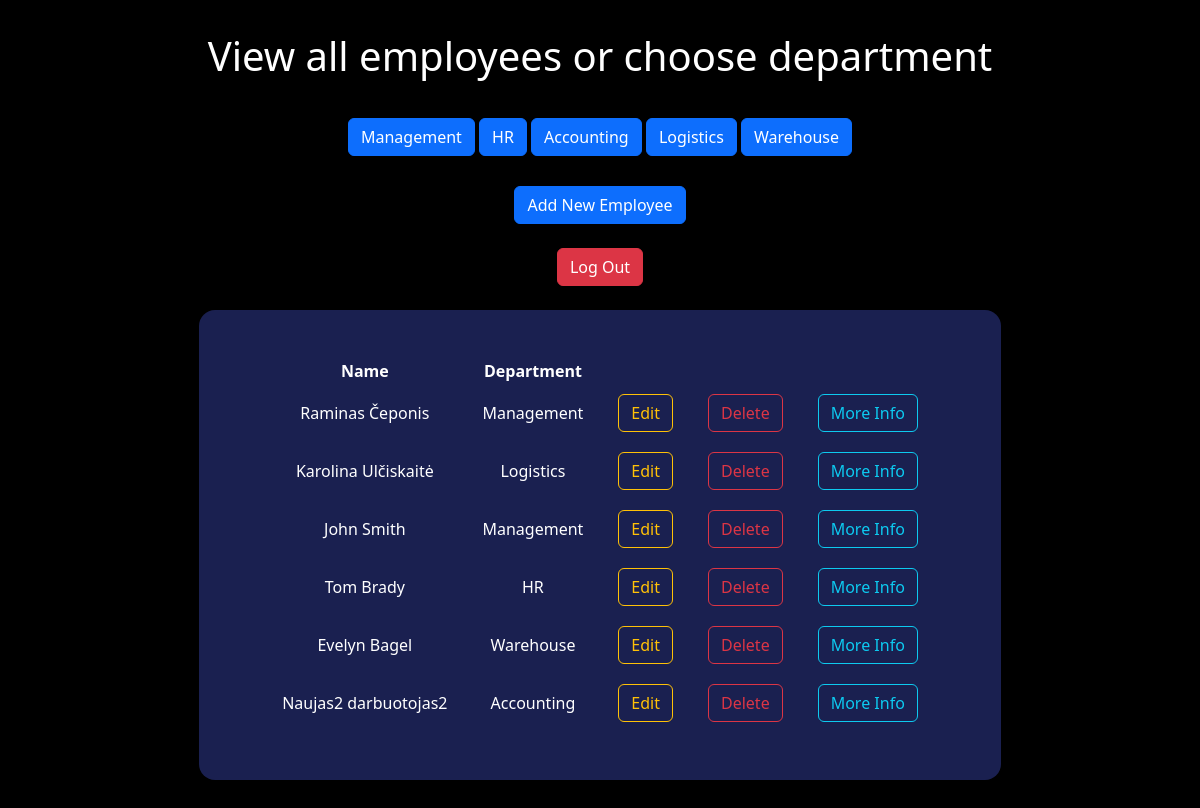
The app's page / (signed in) with its own data.
### employees/models.py (models this page shows, shortened)
class Employee(models.Model):
    first_name = models.CharField(max_length=50)
    last_name = models.CharField(max_length=50)
    email = models.EmailField(max_length=50)
    DEPARTMENT_CHOICES = {
        ("Management", "Management"),
        ("HR", "HR"),
        ("Accounting", "Accounting"),
        ("Logistics", "Logistics"),
        ("Warehouse", "Warehouse"),
    }
    department = models.CharField(choices=DEPARTMENT_CHOICES, max_length=20, default="Not assigned")
    salary = models.IntegerField(default=600)
    working_since = models.DateField()
    employee_picture = models.ImageField(upload_to="employee_pictures/", null=True, blank=True)

### employees/views.py (the view)
# urls.py: path('', views.EmployeeListView.as_view(), name="employee-list"),
class EmployeeListView(LoginRequiredMixin, ListView):
    login_url = 'user/login_user'
    redirect_field_name = '/'
    template_name = "employees/employee_list.html"
    model = Employee
    context_object_name = "employees_list"

### employees/templates/employees/employee_list.html (shortened to what this page needs)
{% extends "base.html" %}
{% load static %}
{% block css_files %}
<link rel="stylesheet" href="{% static "employees/form.css" %}">
{% endblock %}
{% block content %}
<div class='container-fluid'>
<h1>View all employees or choose department</h1>
<a href="{% url 'department-list' "Management" %}"><button class="btn btn-primary btn-submit" type="submit">Management</button></a>
<a href="{% url 'department-list' "HR" %}"><button class="btn btn-primary btn-submit" type="submit">HR</button></a>
<a href="{% url 'department-list' "Accounting" %}"><button class="btn btn-primary btn-submit" type="submit">Accounting</button></a>
<a href="{% url 'department-list' "Logistics" %}"><button class="btn btn-primary btn-submit" type="submit">Logistics</button></a>
<a href="{% url 'department-list' "Warehouse" %}"><button class="btn btn-primary btn-submit" type="submit">Warehouse</button></a><br>
<a href="{% url 'new-employee' %}"><button class="btn btn-primary btn-submit" type="submit">Add New Employee</button></a><br><br>
<a href="{% url 'logout' %}"><button type="button" class="btn btn-danger">Log Out</button></a><br><br>
<div class='container'>
    <table>
        <thead>
            <tr>
                <th>Name</th>
                <th>Department</th>
            </tr>
        </thead>
        {% for employee in employees_list %}
        <tr>
            <a href="{% url 'specific-employee' employee.id %}" method="POST">
                <td>{{employee.first_name}} {{employee.last_name}} </td>
                <td>{{employee.department}} </td>
            </a>
            <form action="{% url "edit-employee" employee.id %}" method="GET">
                <td><button type="submit" class="btn btn-outline-warning">Edit</button></td>
            </form>
            <form action="{% url "delete-employee" employee.id %}" method="POST">
                <td><button type="submit" class="btn btn-outline-danger">Delete</button></td>
            </form>
            <form action="{% url "specific-employee" employee.id %}" method="GET">
                <td><button type="submit" class="btn btn-outline-info">More Info</button></td>
            </form>
        </tr>
        {% endfor %}
    </table>
</div>
</div>
{% endblock %}

### templates/base.html (shortened to what this page needs)
{% load static %}
<!DOCTYPE html>
<html lang="en">
<head>
    <link href="https://cdn.jsdelivr.net/npm/bootstrap@5.2.2/dist/css/bootstrap.min.css" rel="stylesheet">
    <link rel="stylesheet" href="{% static "base.css" %}">
    {% block css_files  %} {% endblock %}
</head>
<body>
    {% block content %}{% endblock %}
</body>
</html>

### static/base.css (style rules this page uses)
body { background-color: black; color: white; }
.container-fluid { text-align: center; padding-top: 2rem; padding-bottom: 4rem; }
.container { background-color: #1f2f60; }

### employees/static/employees/form.css (style rules this page uses)
.container { width: fit-content; background-color: rgba(53, 64, 160, 0.497); border-radius: 1rem; padding: 3rem; }
table { border-collapse: separate; border-spacing: 35px 0; }
td { padding: 10px 0; }
.btn-submit { margin-top: 30px; }

### records on screen
Employee: first_name "Raminas", last_name "Čeponis", department "Management"
Employee: first_name "Karolina", last_name "Ulčiskaitė", department "Logistics"
Employee: first_name "John", last_name "Smith", department "Management"
Employee: first_name "Tom", last_name "Brady", department "HR"
Employee: first_name "Evelyn", last_name "Bagel", department "Warehouse"
Employee: first_name "Naujas2", last_name "darbuotojas2", department "Accounting"
